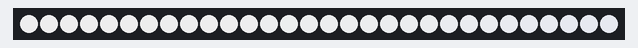
This sketch was run on a simulated ESP8266 (NodeMCU). On the bench: 30 RGB LEDs in strip order, left to right. Dim RGB values are drawn brighter than linear; what the sketch prints to the serial monitor is not drawn.

Above: at 0.6 s.
At 9.6 s:
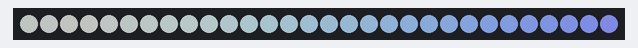
At 21.9 s:
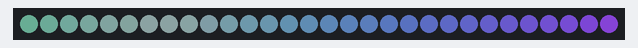

The sketch:

px_dark_led_sin_RGB_espMini_v3.ino
```cpp
#include <Adafruit_NeoPixel.h>
#ifdef __AVR__
#include <avr/power.h> // Required for 16 MHz Adafruit Trinket
#endif

#define TAU 2.0*PI

#define SUMA_INI .75
#define CANT_LEDS 30

int LED_PIN = D6 ;

float f = 0.95;

//frecuencia general del clock
float frecSeno = .00005;

float brilloGeneral = 1.1;
float offGeneral = 0.0; //agregarle T?
float amplitudDesfase =.25;

int espera = 2000;
int  muestreo = 20;
int indice = 0;
bool distancia = true;
bool distLuz = false; //no funca bien
bool rampa = true;
float potencia = 2.; // para la ecuacion de inversa de la distancia
//fecuencia
float frecR = PI * .5;
float frecG = PI * .1;
float frecB = .05;
float desfaceR = 0.50 * TAU;
float desfaceG = 0.33 * TAU;
float desfaceB = 0.0 * TAU;
//en rangos nomalizados es decir pensndolos de 0a 1.
//amplitud //reduciendo la onda a la mitad de -0.5 a 0.5
float ampR = .5;
float ampG = .275;
float ampB = .25;
//offset //para compensar o desplazar la onda hacia arriba
float offR = 0.5 ;
float offG = 0.25;
float offB = 0.3;
float thresh = .0; //en num normalizados

//VARIABLES OPERATIVAS
int cantPixeles =  CANT_LEDS;

long marcaTiempo, tiempoActual;
long marcaTiempoFrec;
float  sumatoriasR[CANT_LEDS];
float  sumatoriasG[CANT_LEDS];
float  sumatoriasB[CANT_LEDS];
bool direccion = true;

Adafruit_NeoPixel strip(cantPixeles, LED_PIN, NEO_GRB + NEO_KHZ800);

void setup() {
  // put your setup code here, to run once:
  strip.begin();           // INITIALIZE NeoPixel strip object (REQUIRED)
  strip.show();            // Turn OFF all pixels ASAP
  tiempoActual = millis();
  marcaTiempo = tiempoActual;
  marcaTiempoFrec = tiempoActual;
  Serial.begin(9600);

  for (int i = 0 ; i < cantPixeles; i++) {
    sumatoriasR[i] = SUMA_INI;
    sumatoriasG[i] = SUMA_INI;
    sumatoriasB[i] = SUMA_INI;
  }
}

void loop() {
  // put your main code here, to run repeatedly:
  tiempoActual = millis();


  if (tiempoActual > marcaTiempoFrec + muestreo) {

    for (int i = 0 ; i < cantPixeles; i++) {

      float proporcion = float(i) / float(cantPixeles - 1);
      float desfaseLed =  proporcion * TAU*amplitudDesfase; // dibuja un seno completo en la tira
      float clockGeneral = float(tiempoActual) * frecSeno;

      // float d = pow(( abs(i - indice)) / float(cantPixeles - 1), potencia);

      float r = sin(clockGeneral * frecR + desfaceR + desfaseLed) * ampR + offR ;
      float g = sin(clockGeneral * frecG + desfaceG + desfaseLed) * ampG + offG ;
      float b = sin(clockGeneral * frecB + desfaceB + desfaseLed) * ampB + offB ;

      if (r <= thresh) r = 0.0;
      if (g <= thresh) g = 0.0;
      if (b <= thresh) b = 0.0;
      if (distancia) {
        float d = ( abs(i - indice)) / float(cantPixeles - 1);

        if (distLuz) {
          d = 1. - pow(d, potencia);
        }
        r *= d;
        g *= d;
        b *= d;
        Serial.println("-----D----");
        Serial.println(pow(d, potencia));
      }
      sumatoriasR[i] =  sumatoriasR[i] * f +  (1. - f) * r ;
      sumatoriasG[i] =  sumatoriasG[i] * f +  (1. - f) * g;
      sumatoriasB[i] =  sumatoriasB[i] * f +  (1. - f) * b;

      r = constrain( sumatoriasR[i] * 255. * brilloGeneral + offGeneral, 0., 255.0) ;
      g = constrain( sumatoriasG[i] * 255. * brilloGeneral + offGeneral , 0., 255.0) ;
      b = constrain(sumatoriasB[i] * 255. * brilloGeneral + offGeneral, 0., 255.0) ;

      strip.setPixelColor(i, strip.Color( r, g, b));        //  Set pixel's color (in RAM)
      //Serial.println(brillo*degrade);
    /*
     Serial.println("-----SUMAS----");
    Serial.println( sumatoriasR[i]);
    Serial.println(sumatoriasG[i] );
    Serial.println(  sumatoriasB[i]);
    */
    }
    strip.show();

    marcaTiempoFrec =  millis();

    /*

    Serial.println("-----RGB----");
    Serial.println(r);
    Serial.println(g);
    Serial.println( b);
    Serial.println("---------------");
    Serial.println("---------------");
    */
  }


  if (tiempoActual > marcaTiempo + espera) {

    if (rampa) {
      indice++;
      if (indice == cantPixeles - 1)indice = 0;
    } else {
      if (indice == cantPixeles - 1)direccion = !direccion;
      if (indice == 0 && !direccion)direccion = !direccion;

      if (direccion)indice ++;
      else indice--;
    }
    marcaTiempo = millis();

  }
}
```
